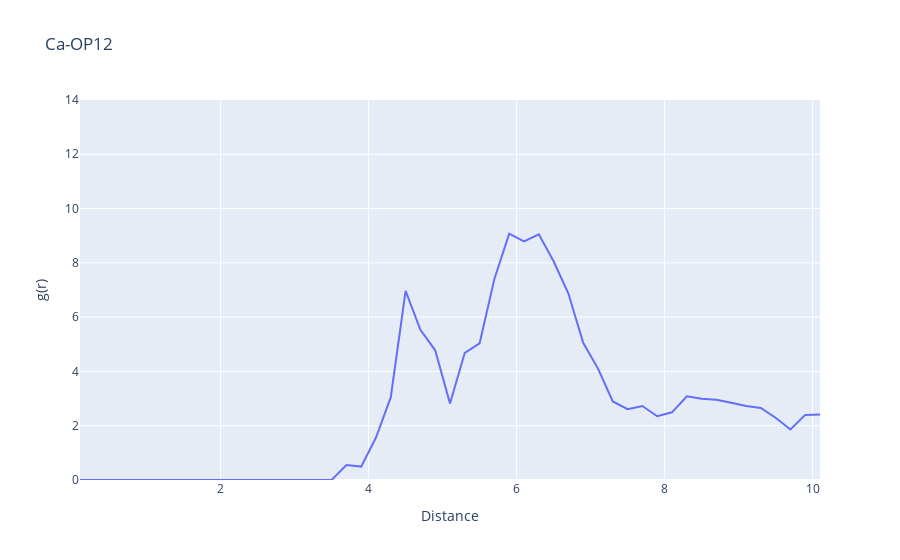

Notebook source saved alongside this figure:
### Code cell
data = pd.read_table("RDF_CA_OP12_Unprot_TOCL2.dat", names=["Distance","g(r)"], sep = " ", index_col=False)
fig = px.line(data, x = "Distance", y= "g(r)", title = "Ca-OP12")
fig.update_layout(yaxis_range=[0,14])
fig.show()

### Figure 1 — Plotly figure (JSON) as saved in the notebook; plotly's stock layout.template omitted (floating-point values rounded to 4 significant figures)
{"data": [{"hovertemplate": "Distance=%{x}<br>g(r)=%{y}<extra></extra>", "legendgroup": "", "line": {"color": "#636efa", "dash": "solid"}, "marker": {"symbol": "circle"}, "mode": "lines", "name": "", "orientation": "v", "showlegend": false, "type": "scatter", "x": [0.1, 0.3, 0.5, 0.7, 0.9, 1.1, 1.3, 1.5, 1.7, 1.9, 2.1, 2.3, 2.5, 2.7, 2.9, 3.1, 3.3, 3.5, 3.7, 3.9, 4.1, 4.3, 4.5, 4.7, 4.9, 5.1, 5.3, 5.5, 5.7, 5.9, 6.1, 6.3, 6.5, 6.7, 6.9, 7.1, 7.3, 7.5, 7.7, 7.9, 8.1, 8.3, 8.5, 8.7, 8.9, 9.1, 9.3, 9.5, 9.7, 9.9, 10.1], "xaxis": "x", "y": [0, 0, 0, 0, 0, 0, 0, 0, 0, 0, 0, 0, 0, 0, 0, 0, 0, 0, 0.5495, 0.4942, 1.566, 3.052, 6.966, 5.534, 4.778, 2.821, 4.687, 5.036, 7.409, 9.076, 8.793, 9.05, 8.057, 6.872, 5.055, 4.104, 2.894, 2.608, 2.728, 2.351, 2.493, 3.085, 2.993, 2.957, 2.849, 2.725, 2.653, 2.292, 1.859, 2.399, 2.415], "yaxis": "y"}], "layout": {"legend": {"tracegroupgap": 0}, "title": {"text": "Ca-OP12"}, "xaxis": {"anchor": "y", "domain": [0, 1], "title": {"text": "Distance"}}, "yaxis": {"anchor": "x", "domain": [0, 1], "range": [0, 14], "title": {"text": "g(r)"}}}}
